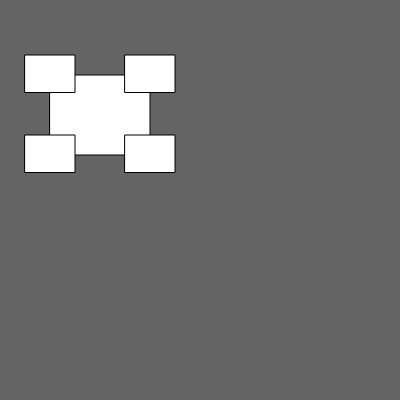
Frame 1 (no input)
Frame 60 (no input): identical to frame 1, image omitted
Frame 120 (the mouse pressed at the canvas centre since frame 60): identical to frame 1, image omitted

The p5.js sketch that drew this single still picture (run headless with seeded random() and noise() and a simulated clock; from frame 60 on, the mouse is pressed at the canvas centre):

// p5.js sketch
// ── sketch.js
function setup() {
    createCanvas(400, 400);
}

function draw() {
    background(100);

    // This looks like a sweet spot to put a constant.

    // Here's our big rectangle.
    rect(50, 75, 100, 80);

    // Here are the smaller ones.
    //
    // Keep in mind that not all numbers need to be constants.
    // You should only make the x, y, width, and height constants.
    // Everything else (2, 3, 4) are numbers that manipulate them and can
    // stay as-is.
    rect(50 - 100 / 4, 75 - 80 / 4, 100 / 2, 75 / 2);
    rect(50 + (3 * 100) / 4, 75 - 80 / 4, 100 / 2, 75 / 2);
    rect(50 - 100 / 4, 75 + (3 * 80) / 4, 100 / 2, 75 / 2);
    rect(50 + (3 * 100) / 4, 75 + (3 * 80) / 4, 100 / 2, 75 / 2);
}
